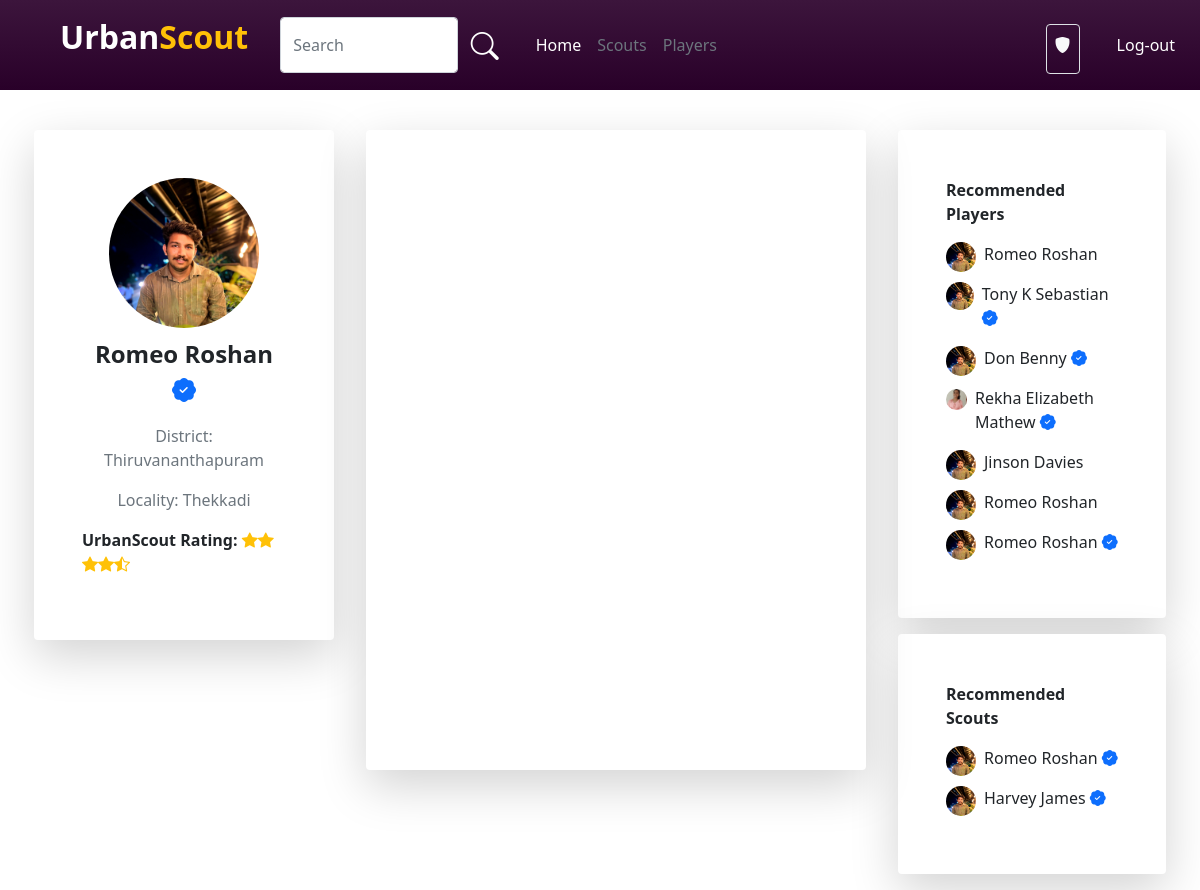
Page /scouthome/33 on the earlier database version.
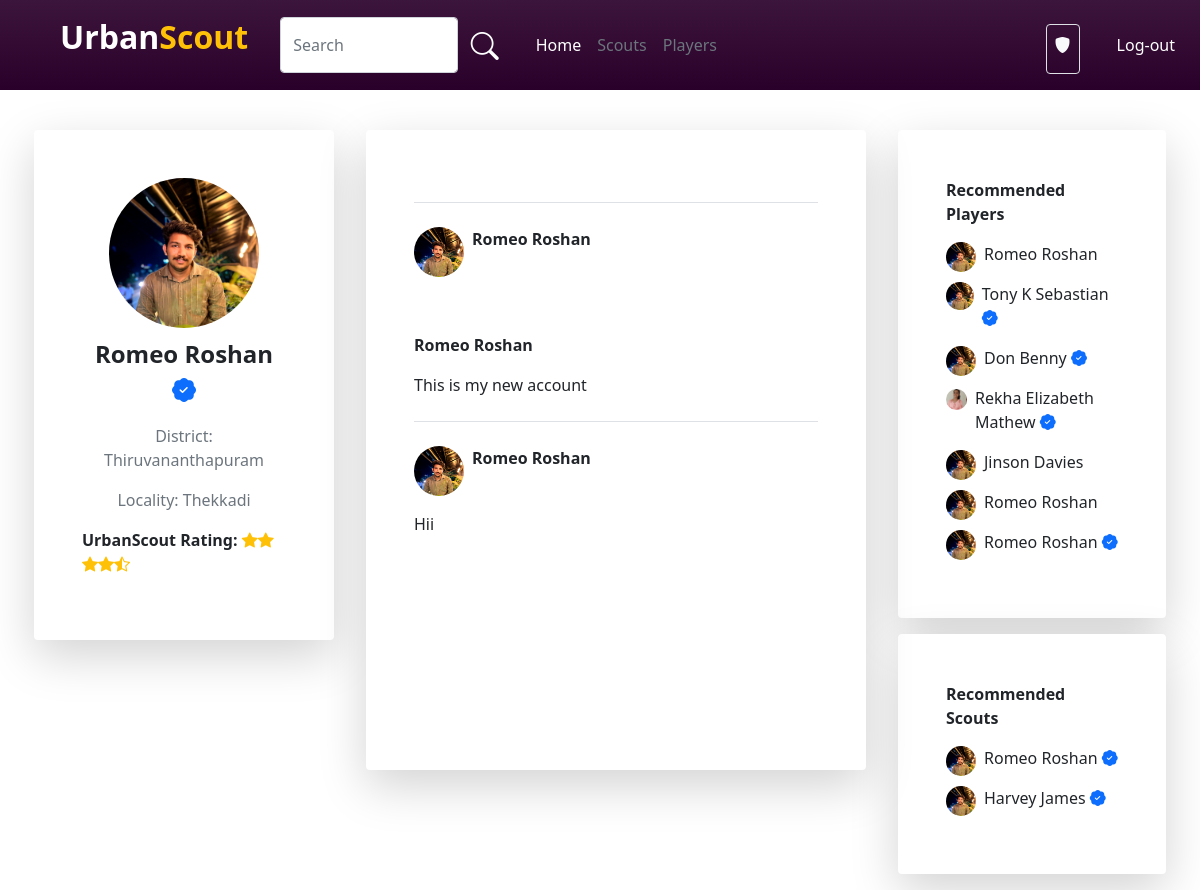
Same page on the later database version.
### account/models.py (models this page shows)
class User(AbstractUser):
    username=models.CharField(max_length=32, blank=True, null=True)
    USERNAME_FIELD = 'email'
    email = models.EmailField(unique=True)
    img=models.ImageField(upload_to='pics',default='https://img.freepik.com/free-icon/man_318-677829.jpg',null=True)
    is_player=models.BooleanField('is_player',default=False)
    is_club=models.BooleanField('is_club',default=False)
    is_scout=models.BooleanField('is_scout',default=False)
    player_dob = models.DateField(("Date of Birth"), default=date.today, validators=[validate_dob])
    player_pos = models.CharField(("Position"),default='',max_length=30,choices=Pos_Choice)
    district = models.CharField(("District"),default='',max_length=20,choices=District_Choice)
    locality = models.CharField(("Locality"),default='',max_length=50,blank=True)
    player_foot = models.CharField(("Prefered Foot"),default='',max_length=10,choices=Foot_Choice)
    player_ability = models.IntegerField(("Ability"),default=0,choices=Ability_Choice)
    club_reputation = models.IntegerField(("Club Reputation"),default=0,choices=Ability_Choice)
    player_potential = models.IntegerField(("Potential"),default=0,choices=Ability_Choice)
    desc=models.CharField(("Description"),max_length=100, default='')
    club_name=models.CharField((("Club Name")),default='',max_length=30)
    scouted_by=models.CharField(max_length=30,default='')
    REQUIRED_FIELDS = []

class NewFeeds(models.Model):
    feed=models.CharField(max_length=200)
    img=models.ImageField(upload_to='pics',null=True)
    video = models.FileField(upload_to='pics',
    validators=[FileExtensionValidator(allowed_extensions=['MOV','avi','mp4','webm','mkv'])], null=True)
    user=models.ForeignKey(User,on_delete=models.CASCADE,related_name='newfeeds_as_user')

### account/views.py (the view)
# urls.py: path('scouthome/<int:user_id>',views.scoutHome,name="scout-home"),
def scoutHome(request,user_id):
    clubs = User.objects.filter(is_club=True)
    player=User.objects.filter(is_player=True)
    scouts=User.objects.filter(is_scout=True)
    ability_range = range(0, 5)
    feeds=NewFeeds.objects.filter(user_id=user_id).order_by('-id')
    ability_range = range(0, 5)
    scout=User.objects.filter(id=user_id)
    return render(request,'ScoutHome.html',{'scouts':scouts, 'scout':scout,'abilityRange':ability_range,'clubdata':clubs,'player':player,'feeds':feeds})

### template/ScoutHome.html (shortened to what the changed rows need)
{% load static %}
<!DOCTYPE html>
<html lang="en">
<head>
    <link rel="stylesheet" href="{% static 'style.css' %}">
    <link href="https://cdn.jsdelivr.net/npm/bootstrap@5.0.2/dist/css/bootstrap.min.css" rel="stylesheet"
>
    <link rel="stylesheet" href="https://cdn.jsdelivr.net/npm/bootstrap-icons@1.10.5/font/bootstrap-icons.css">
</head>
<div class="d-flex flex-wrap justify-content-center mt-4">
    {% for scout in scout %}
    <div class="col-lg-3 h-50 col-12 m-3 p-5 rounded bg-white shadow-lg position-sticky">
        <div class="">
            <div class="d-flex justify-content-center">
                <div class="">
                    <img class="rounded-circle img-width " src={{scout.img.url}} alt="">
                </div>
            </div>
            <div class="text-center">
                <p class="text-dark mt-2 fs-4 fw-bold">{{scout.first_name}} {{scout.last_name}} <i class="bi bi-patch-check-fill text-primary"></i></p>
                <p class="text-secondary">District: {{scout.district}}</p>
                <p class="text-secondary">Locality: {{scout.locality}}</p>
            </div>
            <div>
                <p class="fw-bold">UrbanScout Rating: <i class="bi bi-star-fill text-warning"></i><i
                        class="bi bi-star-fill text-warning"></i><i class="bi bi-star-fill text-warning"></i><i
                        class="bi bi-star-fill text-warning"></i><i class="bi bi-star-half text-warning"></i></p>
            </div>
        </div>
    </div>
    <div class="col-lg-5 col-12 player-feeds m-3 p-5 rounded bg-white shadow-lg">
        {% for i in feeds %}
        <div class="mt-4 border-top pt-4">
            <div class="d-flex">
                <div class="feed-img">
                    <img class="w-100 rounded-circle" src={{scout.img.url}} alt="">
                </div>
                <div class="ms-2">
                    <p class="fw-bold">
                        {{scout.first_name}} {{scout.last_name}}
                    </p>
                </div>
            </div>
            <div class="w-100 mt-3">
                {% if i.img.url != '' %}
                <div class="w-100 mt-3">
                </div>
                <p class="mt-3 fw-bold">{{scout.first_name}} {{scout.last_name}}
                {% endif %}
            </div>
            <div class="">
                <p>{{i.feed}}</p>
            </div>
        </div>
        {% endfor %}
    </div>
    <div class="col-lg-3 col-12">
        <div class="m-3 p-5 rounded bg-white shadow-lg">
            <div>
                <p class="fw-bold">Recommended Players</p>
                {% for Players in player %}
                <a class="text-decoration-none text-dark" href="{% url 'player-home' Players.id %}">
                    <div class="d-flex">
                        <div class="rec-img-club">
                            <img class="w-100 rounded-circle" src="{{Players.img.url}}" alt="">
                        </div>
                        <p class="ms-2">{{Players.first_name}} {{Players.last_name}}{% if Players.scouted_by != '' %}
                            <i class="bi bi-patch-check-fill text-primary"></i>
                            {% endif %}</p></p>
                    </div>
                </a>
                {% endfor %}
            </div>
        </div>
        <div class="m-3 p-5 rounded bg-white shadow-lg">
            <div>
                <p class="fw-bold">Recommended Scouts</p>
                {% for scouts in scouts %}
                {% if scouts.is_staff == 0 %}
                <a class="text-decoration-none text-dark" href="{% url 'scout-home' scouts.id %}">
                    <div class="d-flex">
                        <div class="rec-img-club">
                            <img class="w-100 rounded-circle" src="{{scouts.img.url}}" alt="">
                        </div>
                        <p class="ms-2">{{scouts.first_name}} {{scouts.last_name}} <i class="bi bi-patch-check-fill text-primary"></i></p>
                    </div>
                </a>
                {% endif %}
                {% endfor %}
            </div>
        </div>
    </div>
    {% endfor %}
</div>
</html>

Differences in the rows shown:
added NewFeeds: img (picture), {{ scout.first_name }} "Romeo", {{ scout.last_name }} "Roshan", feed "This is my new account", shown under User "Thiruvananthapuram"
added NewFeeds: img (picture), {{ scout.first_name }} "Romeo", {{ scout.last_name }} "Roshan", feed "Hii", shown under User "Thiruvananthapuram"
